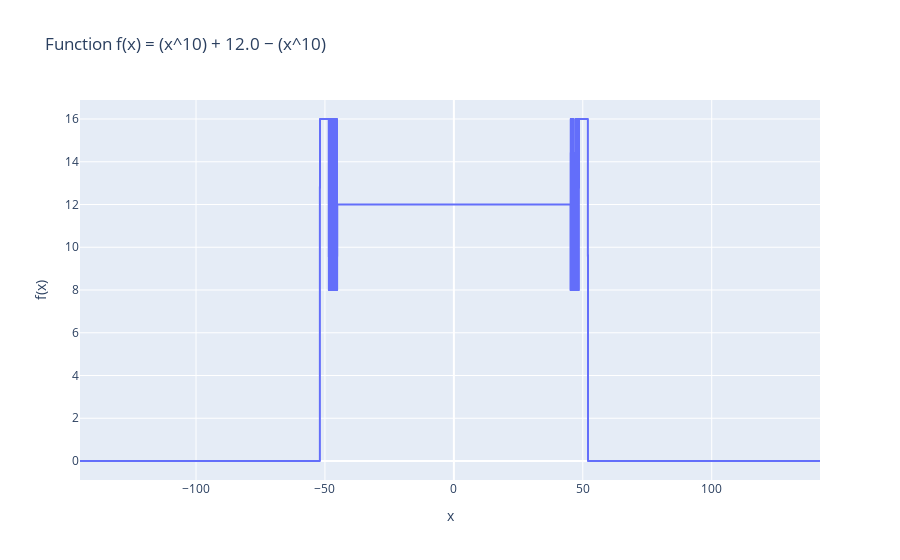

The notebook cell this image was saved under:
### Code cell
literal = np.float32(12)

x = np.linspace(-145, 142, 5000)
y = i(x,literal)

fig = px.line(x=x, y=y, labels={'x': 'x', 'y': 'f(x)'}, title=f'Function f(x) = (x^10) + {literal} − (x^10)')
fig.update_layout(hovermode="x unified")
fig.show()

### Figure 1 — Plotly figure (JSON) as saved in the notebook; plotly's stock layout.template omitted (floating-point values rounded to 4 significant figures; data arrays with more than 128 entries replaced by an {"elided": "..."} marker saying what was removed)
{"data": [{"hovertemplate": "x=%{x}<br>f(x)=%{y}<extra></extra>", "legendgroup": "", "line": {"color": "#636efa", "dash": "solid"}, "marker": {"symbol": "circle"}, "mode": "lines", "name": "", "showlegend": false, "type": "scattergl", "x": {"elided": "5000 float values"}, "xaxis": "x", "y": {"elided": "5000 float values"}, "yaxis": "y"}], "layout": {"hovermode": "x unified", "legend": {"tracegroupgap": 0}, "title": {"text": "Function f(x) = (x^10) + 12.0 − (x^10)"}, "xaxis": {"anchor": "y", "domain": [0, 1], "title": {"text": "x"}}, "yaxis": {"anchor": "x", "domain": [0, 1], "title": {"text": "f(x)"}}}}
